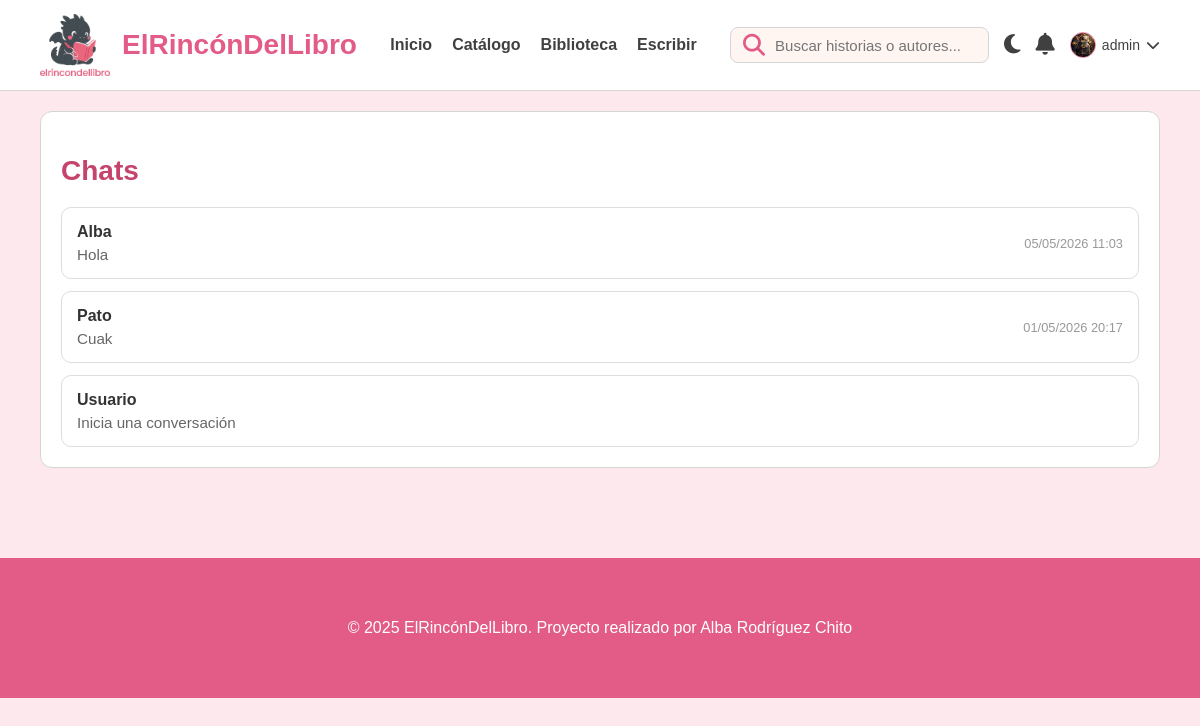
Screenshot of /mensajes.php (signed in) with the database file from the repository.
### tables this page shows
CREATE TABLE `usuarios` (
  `id_usuarios` int NOT NULL,
  `nombre` varchar(100) NOT NULL,
  `email` varchar(100) NOT NULL,
  `password` varchar(255) NOT NULL,
  `avatar` varchar(255) DEFAULT NULL,
  `bio` text,
  `activo` tinyint(1) DEFAULT '1',
  `fecha_registro` timestamp NULL DEFAULT CURRENT_TIMESTAMP,
  `monedas` decimal(10,2) DEFAULT '0.00'
);

CREATE TABLE `chats` (
  `id_chat` int NOT NULL,
  `usuario_a` int NOT NULL,
  `usuario_b` int NOT NULL,
  `fecha_creacion` timestamp NULL DEFAULT CURRENT_TIMESTAMP,
  `aprobado` tinyint(1) DEFAULT '0',
  `iniciador_id` int DEFAULT NULL
);

### src/mensajes.php (the view, shortened to what this page needs)
<?php
include 'conexion.php';
$usuario_id = $_SESSION['usuario_id'];
$sql = "SELECT c.id_chat,
               IF(c.usuario_a = $usuario_id, c.usuario_b, c.usuario_a) AS partner_id,
               u.nombre AS partner_nombre,
               (SELECT contenido FROM mensajes WHERE chat_id = c.id_chat ORDER BY fecha DESC LIMIT 1) AS ultimo_mensaje,
               (SELECT fecha FROM mensajes WHERE chat_id = c.id_chat ORDER BY fecha DESC LIMIT 1) AS fecha_ultimo
        FROM chats c
        JOIN usuarios u ON u.id_usuarios = IF(c.usuario_a = $usuario_id, c.usuario_b, c.usuario_a)
        WHERE c.usuario_a = $usuario_id OR c.usuario_b = $usuario_id
        ORDER BY fecha_ultimo DESC";
$resultado = $conexion->query($sql);
?>
<!DOCTYPE html>
<html lang="es">
<head>
    <link rel="stylesheet" href="CSS/style1.css">
    <link rel="stylesheet" href="https://cdnjs.cloudflare.com/ajax/libs/font-awesome/6.5.0/css/all.min.css">
</head>
<body>
<?php include 'partials/header.php'; ?>
<div class="container">
    <div class="card-form">
        <h2 class="section-title">Chats</h2>
        <?php if ($resultado && $resultado->num_rows > 0): ?>
            <div style="display: grid; gap: 12px;">
                <?php while ($chat = $resultado->fetch_assoc()): ?>
                    <a href="chat.php?user_id=<?php echo $chat['partner_id']; ?>" style="text-decoration: none; color: inherit;">
                        <div style="border: 1px solid #ddd; border-radius: 10px; padding: 15px; display: flex; justify-content: space-between; align-items: center; gap: 10px;">
                            <div>
                                <h4 style="margin: 0; color: #333;"><?php echo htmlspecialchars($chat['partner_nombre']); ?></h4>
                                <p style="margin: 5px 0 0; color: #666; font-size: 0.95rem;">
                                    <?php echo htmlspecialchars(substr($chat['ultimo_mensaje'] ?? 'Inicia una conversación', 0, 60)); ?>
                                </p>
                            </div>
                            <span style="font-size: 0.8rem; color: #999; white-space: nowrap;">
                                <?php echo $chat['fecha_ultimo'] ? date('d/m/Y H:i', strtotime($chat['fecha_ultimo'])) : ''; ?>
                            </span>
                        </div>
                    </a>
                <?php endwhile; ?>
            </div>
        <?php else: ?>
            <p>No tienes conversaciones aún. Visita el perfil de un autor para enviar el primer mensaje.</p>
        <?php endif; ?>
    </div>
</div>
<?php include 'partials/footer.php'; ?>
</body>
</html>

### src/partials/header.php (shortened to what this page needs)
<?php
include 'conexion.php';
$nombre_usuario = isset($_SESSION['usuario_nombre']) ? $_SESSION['usuario_nombre'] : null;
$usuario_id = isset($_SESSION['usuario_id']) ? $_SESSION['usuario_id'] : null;
if ($usuario_id) {
    $avatar_url = 'img/user-default.png';
    $res_avatar = $conexion->query("SELECT avatar FROM usuarios WHERE id_usuarios = $usuario_id LIMIT 1");
    if ($res_avatar && $res_avatar->num_rows === 1) {
        $row = $res_avatar->fetch_assoc();
        if (!empty($row['avatar'])) {
            $avatar_url = $row['avatar'];
        }
    }
}
?>
<header class="header">
    <div class="container header-inner">
        <div class="header-left">
            <img src="img/dragon1.png" class="logo-dragon" alt="logo">
            <h1 class="logo-text">ElRincónDelLibro</h1>
        </div>
        <nav class="nav-menu">
            <a href="index.php">Inicio</a>
            <a href="catalogo.php">Catálogo</a>
            <a href="biblioteca.php">Biblioteca</a>
            <a href="escribir.php">Escribir</a>
        </nav>
        <div class="header-right">
            <form action="catalogo.php" method="GET" class="search-box">
                <i class="fa-solid fa-magnifying-glass search-icon"></i>
                <input type="text" name="search" placeholder="Buscar historias o autores..." value="<?php echo isset($_GET['search']) ? htmlspecialchars($_GET['search']) : ''; ?>">
            </form>
            <div class="dark-mode-switch" onclick="toggleDarkMode()" title="Cambiar modo">
                <i id="dark-icon" class="fa-solid fa-moon"></i>
            </div>
            <div class="notification-dropdown">
                <div class="notification-trigger" id="notifTrigger">
                    <i class="fa-solid fa-bell"></i>
                </div>
            </div>
            <?php if ($nombre_usuario): ?>
                <div class="user-menu">
                    <div class="user-trigger">
                        <div class="avatar-container">
                            <img src="<?php echo htmlspecialchars($avatar_url); ?>" alt="Usuario" class="img-login-header">
                        </div>
                        <span class="user-name-text"><?= htmlspecialchars($nombre_usuario) ?></span>
                        <i class="fa-solid fa-chevron-down icon-arrow"></i>
                    </div>
                </div>
            <?php else: ?>
                <a href="login.php" class="login-link"><i class="fa-solid fa-user"></i></a>
            <?php endif; ?>
        </div>
    </div>
</header>

### src/CSS/style1.css (style rules this page uses)
:root { --rosa-50: #FCE8ED; --rosa-200: #F7B7C8; --rosa-400: #F185A5; --rosa-600: #E35B87; --rosa-800: #C5446C; --crema: #FFF6F2; --gris-100: #F7F7F7; --gris-300: #D5D5D5; --gris-700: #404040; --max-width: 1200px; --color-fondo: var(--rosa-50); --color-texto: var(--gris-700); --color-blanco-elementos: #ffffff; --color-borde: var(--gris-300); --sombra: rgba(0, 0, 0, 0.1); }
* { box-sizing: border-box; }
body { margin: 0; background: var(--color-fondo); font-family: "Verdana", sans-serif; color: var(--color-texto); transition: background 0.3s ease, color 0.3s ease; }
img { display: block; max-width: 100%; }
.container { max-width: var(--max-width); margin: auto; padding: 20px 40px; }
.header { background: var(--color-blanco-elementos); backdrop-filter: blur(6px); border-bottom: 1px solid var(--color-borde); position: sticky; top: 0; z-index: 20; }
.header-inner { display: flex; justify-content: space-between; align-items: center; height: 90px; }
.header-left { display: flex; align-items: center; gap: 12px; }
.logo-dragon { width: 70px; }
.logo-text { font-size: 28px; font-weight: 700; color: var(--rosa-600); }
.nav-menu { display: flex; gap: 20px; }
.nav-menu a { text-decoration: none; color: var(--color-texto); font-size: 16px; font-weight: 600; }
.search-box { display: flex; align-items: center; background: var(--crema); border: 1px solid var(--color-borde); padding: 6px 12px; border-radius: 8px; }
.search-box input { border: none; outline: none; background: transparent; margin-left: 8px; font-size: 15px; color: var(--color-texto); }
.search-icon { color: var(--rosa-600); }
.header-right { display: flex; align-items: center; gap: 15px; font-size: 22px; color: var(--color-texto); }
.section-title { font-size: 28px; color: var(--rosa-800); margin-bottom: 20px; }
.user-menu { position: relative; display: flex; align-items: center; }
.user-trigger { display: flex; align-items: center; gap: 6px; cursor: pointer; font-size: 14px; }
.avatar-container { width: 26px; height: 26px; min-width: 26px; min-height: 26px; border-radius: 50%; overflow: hidden; border: 1.5px solid var(--rosa-400); display: flex; align-items: center; justify-content: center; background: #fff; }
.img-login-header { width: 26px; height: 26px; object-fit: cover; }
.card-form { background: var(--color-blanco-elementos); padding: 20px; border-radius: 12px; margin-bottom: 30px; border: 1px solid var(--color-borde); }

### rows the page displays
usuarios: avatar (picture)
chats: usuario_b.nombre "Alba", ultimo_mensaje "Hola", fecha_ultimo "05/05/2026 11:03"
chats: usuario_b.nombre "Pato", ultimo_mensaje "Cuak", fecha_ultimo "01/05/2026 20:17"
chats: usuario_b.nombre "Usuario", ultimo_mensaje "Inicia una conversación"

### other values shown
$nombre_usuario "admin"
